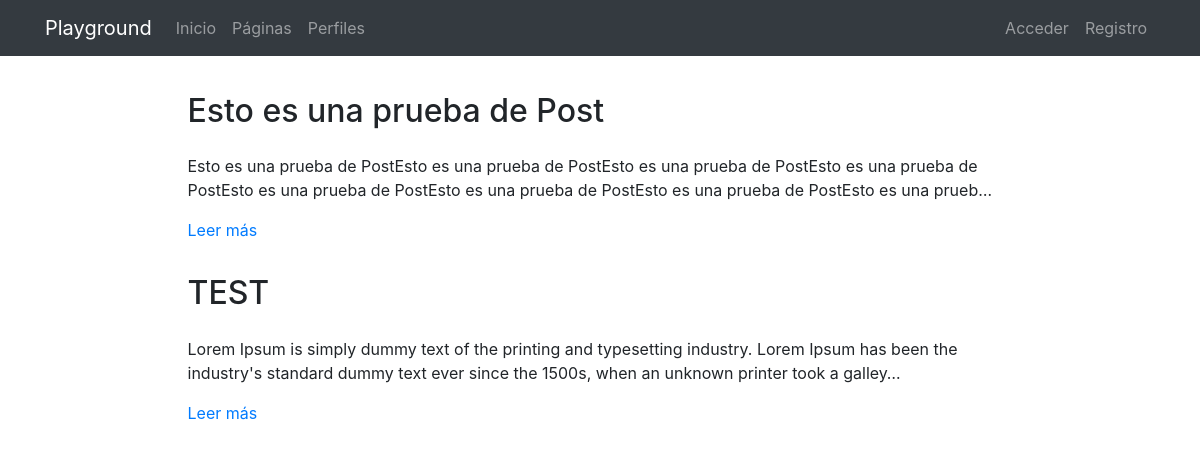
The page /pages/ on the database its author committed.
### pages/models.py (models this page shows, shortened)
class Page(models.Model):
    title = models.CharField(verbose_name="Título", max_length=200)
    content = RichTextField(verbose_name="Contenido")
    order = models.SmallIntegerField(verbose_name="Orden", default=0)
    created = models.DateTimeField(auto_now_add=True, verbose_name="Fecha de creación")
    updated = models.DateTimeField(auto_now=True, verbose_name="Fecha de edición")
    class Meta:
        verbose_name = "página"
        verbose_name_plural = "páginas"
        ordering = ['order', 'title']

### pages/views.py (the view)
# urls.py: path('', PageListView.as_view(), name='pages'),
class PageListView(ListView):           # ListView
    model = Page

### pages/templates/pages/page_list.html (shortened to what this page needs)
{% extends 'core/base.html' %}
{% load static %}
{% block content %}
{% include 'pages/includes/pages_menu.html' %}
<main role="main">
  <div class="container mb-4">
    {% for page in page_list|dictsort:"id" reversed %}
      <div class="row mt-3">
        <div class="col-md-9 mx-auto">
          <h2 class="mb-4">{{page.title}}</h2>
          <div>
            <p>{{page.content|striptags|safe|truncatechars:"200"}}</p>
            <p><a href="{% url 'pages:page' page.id page.title|slugify %}">Leer más</a>
            </p>
          </div>
        </div>
      </div>
    {% endfor %}
  </div>
</main>
{% endblock %}

### core/static/core/css/main.css (style rules this page uses)
main { padding-top: 20px; }
:root { --jumbotron-padding-y: 3rem; }

### rows shown on the page
Page: title "Esto es una prueba de Post", content "Esto es una prueba de PostEsto es una prueba de PostEsto es una prueba de PostEsto es una prueba de PostEsto es una prueba de PostEsto es una prueba de PostEsto es una prueba de PostEsto es una prueb…"
Page: title "TEST", content "Lorem Ipsum is simply dummy text of the printing and typesetting industry. Lorem Ipsum has been the industry's standard dummy text ever since the 1500s, when an unknown printer took a galley…"
